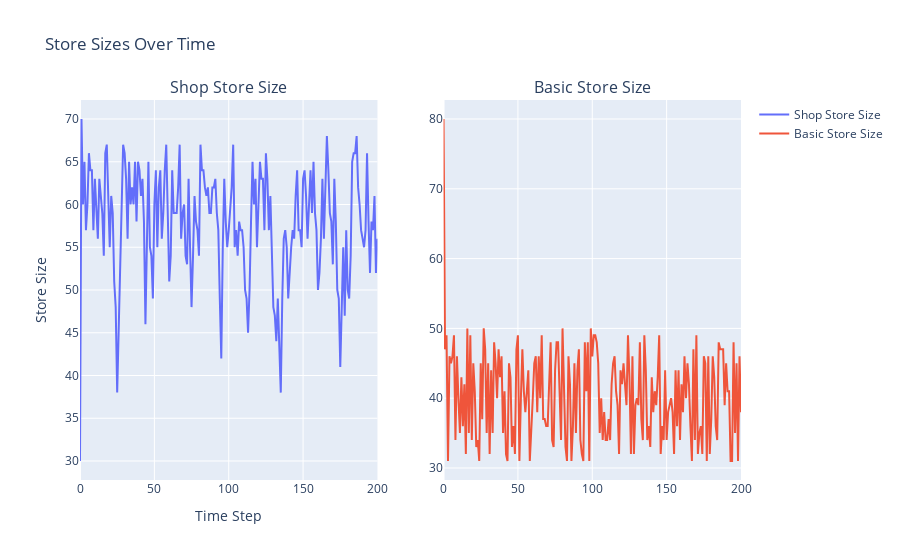
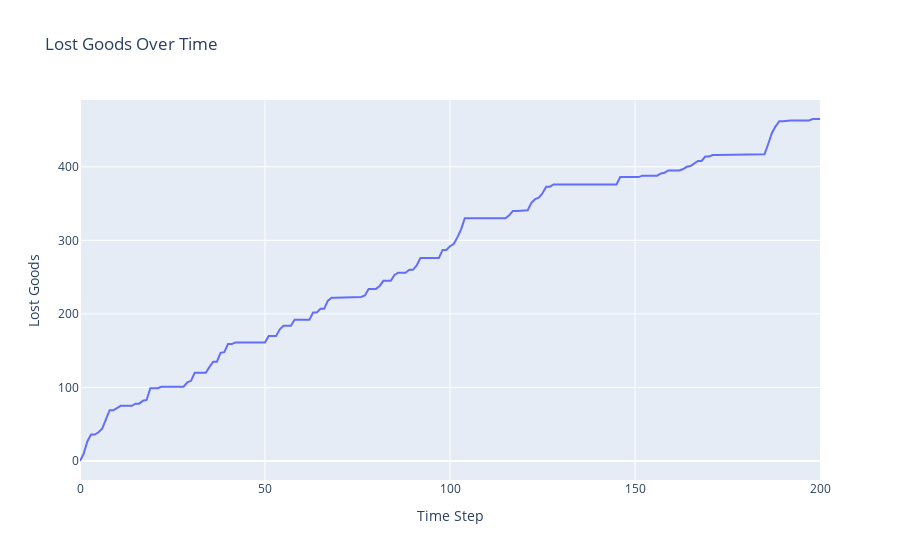
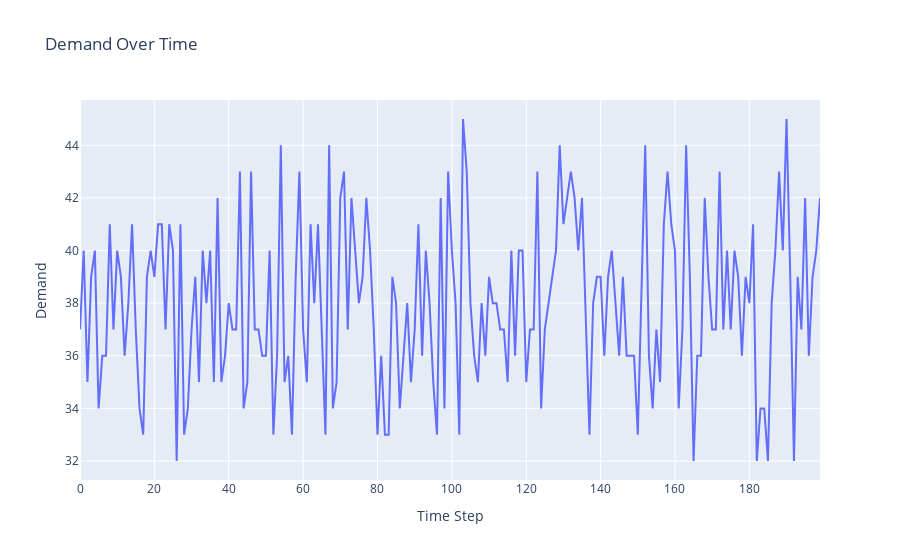
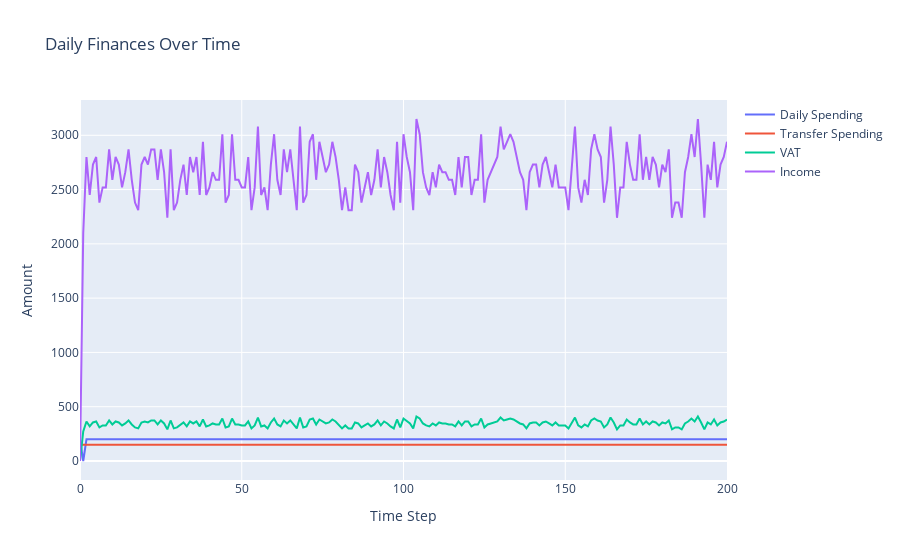

The notebook cell these images were saved under, in order:
### Code cell
import plotly.graph_objects as go
from plotly.subplots import make_subplots

# Plot Store Sizes
fig_store_sizes = make_subplots(rows=1, cols=2, subplot_titles=['Shop Store Size', 'Basic Store Size'])
fig_store_sizes.add_trace(go.Scatter(x=list(range(201)), y=shop_store_data, mode='lines', name='Shop Store Size'), row=1, col=1)
fig_store_sizes.add_trace(go.Scatter(x=list(range(201)), y=basic_store_data, mode='lines', name='Basic Store Size'), row=1, col=2)
fig_store_sizes.update_layout(title_text='Store Sizes Over Time', xaxis_title='Time Step', yaxis_title='Store Size')
fig_store_sizes.show()

# Plot Lost Goods
fig_lost_goods = go.Figure()
fig_lost_goods.add_trace(go.Scatter(x=list(range(201)), y=lost_arr, mode='lines', name='Lost Goods'))
fig_lost_goods.update_layout(title_text='Lost Goods Over Time', xaxis_title='Time Step', yaxis_title='Lost Goods')
fig_lost_goods.show()

# Plot Demand
fig_demand = go.Figure()
fig_demand.add_trace(go.Scatter(x=list(range(200)), y=demand_arr, mode='lines', name='Demand'))
fig_demand.update_layout(title_text='Demand Over Time', xaxis_title='Time Step', yaxis_title='Demand')
fig_demand.show()

# Plot Daily Spending and Income
fig_daily_finances = go.Figure()
fig_daily_finances.add_trace(go.Scatter(x=list(range(201)), y=[min(RentRate, acc) for acc in [InitAccount] + income_arr], mode='lines', name='Daily Spending'))
fig_daily_finances.add_trace(go.Scatter(x=list(range(201)), y=[TransferRate if TransferVol > 0 else 0 for _ in range(201)], mode='lines', name='Transfer Spending'))
fig_daily_finances.add_trace(go.Scatter(x=list(range(201)), y=[0.13 * inc for inc in income_arr], mode='lines', name='VAT'))
fig_daily_finances.add_trace(go.Scatter(x=list(range(201)), y=income_arr, mode='lines', name='Income'))
fig_daily_finances.update_layout(title_text='Daily Finances Over Time', xaxis_title='Time Step', yaxis_title='Amount')
fig_daily_finances.show()

### Figure 1 — Plotly figure (JSON) as saved in the notebook; plotly's stock layout.template omitted (floating-point values rounded to 4 significant figures; data arrays with more than 128 entries replaced by an {"elided": "..."} marker saying what was removed)
{"data": [{"mode": "lines", "name": "Shop Store Size", "type": "scatter", "x": {"elided": "201 int values"}, "xaxis": "x", "y": {"elided": "201 int values"}, "yaxis": "y"}, {"mode": "lines", "name": "Basic Store Size", "type": "scatter", "x": {"elided": "201 int values"}, "xaxis": "x2", "y": {"elided": "201 int values"}, "yaxis": "y2"}], "layout": {"annotations": [{"font": {"size": 16}, "showarrow": false, "text": "Shop Store Size", "x": 0.225, "xanchor": "center", "xref": "paper", "y": 1, "yanchor": "bottom", "yref": "paper"}, {"font": {"size": 16}, "showarrow": false, "text": "Basic Store Size", "x": 0.775, "xanchor": "center", "xref": "paper", "y": 1, "yanchor": "bottom", "yref": "paper"}], "title": {"text": "Store Sizes Over Time"}, "xaxis": {"anchor": "y", "domain": [0, 0.45], "title": {"text": "Time Step"}}, "xaxis2": {"anchor": "y2", "domain": [0.55, 1]}, "yaxis": {"anchor": "x", "domain": [0, 1], "title": {"text": "Store Size"}}, "yaxis2": {"anchor": "x2", "domain": [0, 1]}}}

### Figure 2 — Plotly figure (JSON) as saved in the notebook; plotly's stock layout.template omitted (floating-point values rounded to 4 significant figures; data arrays with more than 128 entries replaced by an {"elided": "..."} marker saying what was removed)
{"data": [{"mode": "lines", "name": "Lost Goods", "type": "scatter", "x": {"elided": "201 int values"}, "y": {"elided": "201 int values"}}], "layout": {"title": {"text": "Lost Goods Over Time"}, "xaxis": {"title": {"text": "Time Step"}}, "yaxis": {"title": {"text": "Lost Goods"}}}}

### Figure 3 — Plotly figure (JSON) as saved in the notebook; plotly's stock layout.template omitted (floating-point values rounded to 4 significant figures; data arrays with more than 128 entries replaced by an {"elided": "..."} marker saying what was removed)
{"data": [{"mode": "lines", "name": "Demand", "type": "scatter", "x": {"elided": "200 int values"}, "y": {"elided": "200 int values"}}], "layout": {"title": {"text": "Demand Over Time"}, "xaxis": {"title": {"text": "Time Step"}}, "yaxis": {"title": {"text": "Demand"}}}}

### Figure 4 — Plotly figure (JSON) as saved in the notebook; plotly's stock layout.template omitted (floating-point values rounded to 4 significant figures; data arrays with more than 128 entries replaced by an {"elided": "..."} marker saying what was removed)
{"data": [{"mode": "lines", "name": "Daily Spending", "type": "scatter", "x": {"elided": "201 int values"}, "y": {"elided": "202 int values"}}, {"mode": "lines", "name": "Transfer Spending", "type": "scatter", "x": {"elided": "201 int values"}, "y": {"elided": "201 int values"}}, {"mode": "lines", "name": "VAT", "type": "scatter", "x": {"elided": "201 int values"}, "y": {"elided": "201 float values"}}, {"mode": "lines", "name": "Income", "type": "scatter", "x": {"elided": "201 int values"}, "y": {"elided": "201 int values"}}], "layout": {"title": {"text": "Daily Finances Over Time"}, "xaxis": {"title": {"text": "Time Step"}}, "yaxis": {"title": {"text": "Amount"}}}}
